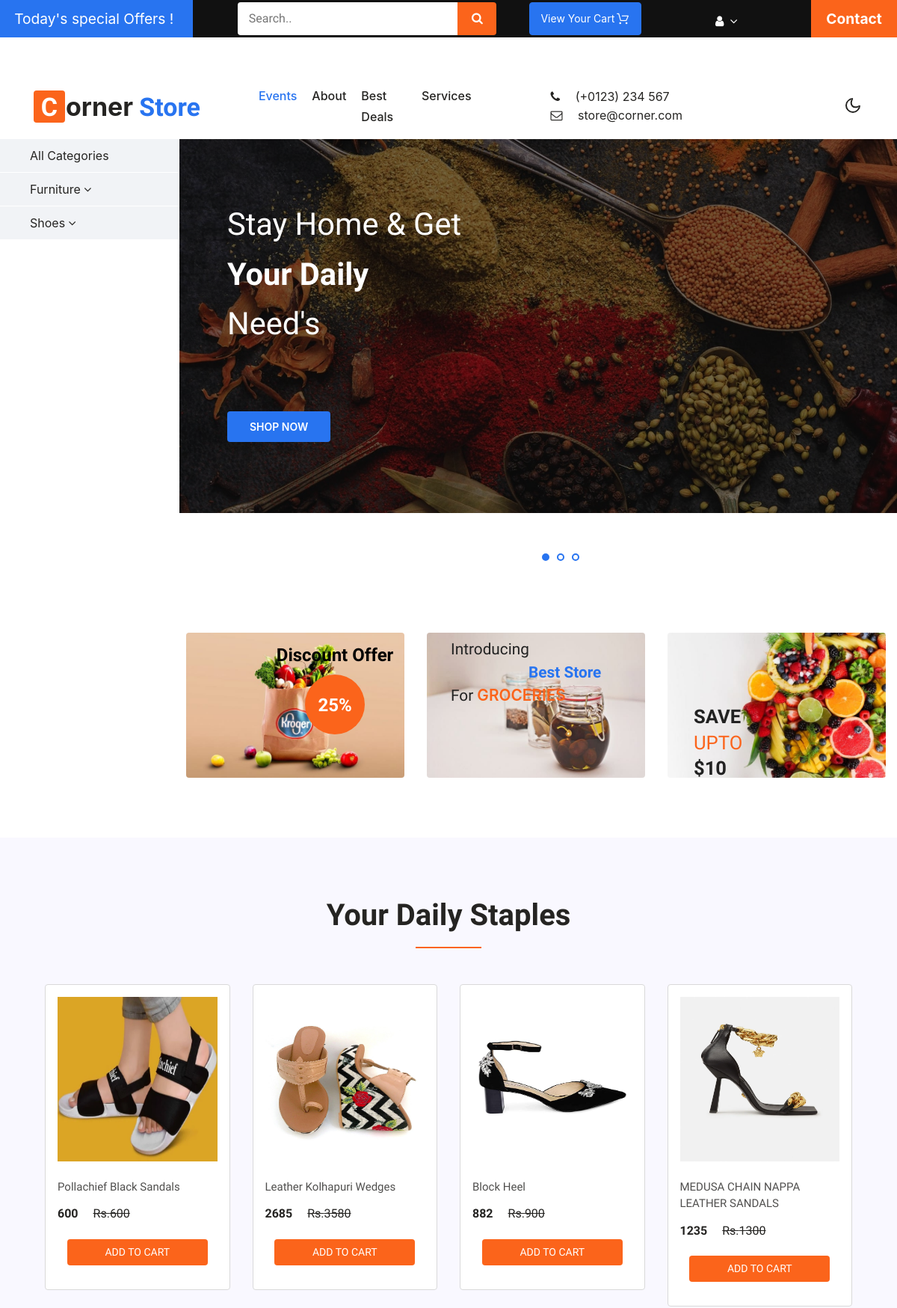
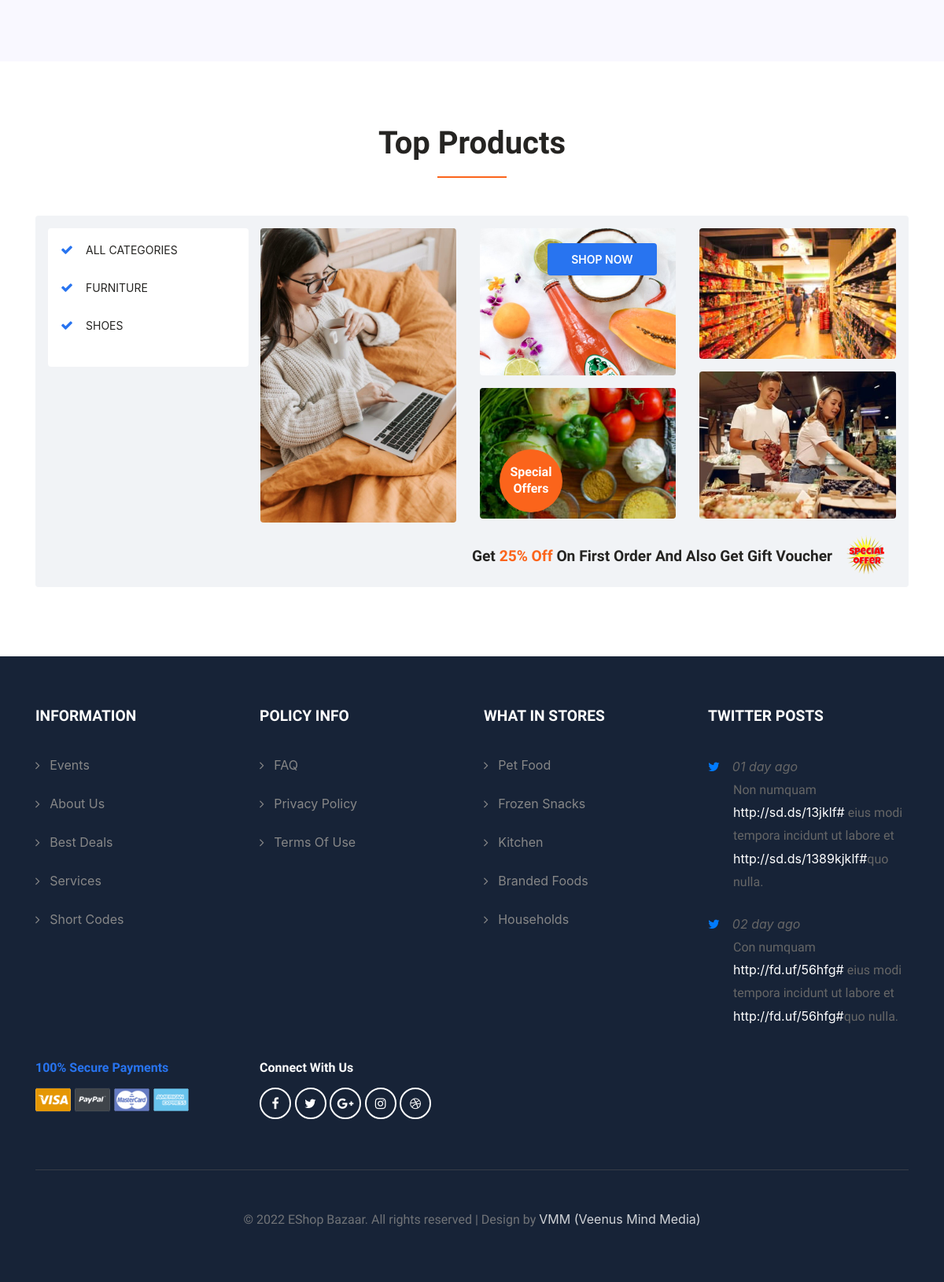
The page / on the database its author committed (2 pictures, top to bottom).
### tables this page shows
CREATE TABLE `categorytable` (
  `categoryid` int(11) NOT NULL,
  `categoryname` varchar(100) NOT NULL,
  `descp` varchar(500) NOT NULL
);

CREATE TABLE `producttable` (
  `productid` int(11) NOT NULL,
  `productname` varchar(100) NOT NULL,
  `photo` varchar(200) NOT NULL,
  `mrp` float NOT NULL,
  `discount` float NOT NULL,
  `price` float NOT NULL,
  `subcatid` int(11) NOT NULL,
  `descp` varchar(500) NOT NULL
);

### index.php (the view, shortened to what this page needs)
<?php
include("connection.php");
?>
<!doctype html>
<html lang="en">
<head>
    <?php include("headerfiles.php"); ?>
</head>
<body>
<?php include("header.php"); ?>
<div class="banner">
    <?php include("categoryLinks.php"); ?>
    <div class="w3l_banner_nav_right">
        <section class="slider">
            <div class="flexslider">
                <ul class="slides">
                    <li>
                        <div class="w3l_banner_nav_right_banner">
                            <h3>Stay home & get
                                <span>your daily</span> need's</h3>
                            <div class="more">
                                <a href="products.html" class="button--saqui button--round-l button--text-thick"
                                   data-text="Shop now">Shop now</a>
                            </div>
                        </div>
                    </li>
                </ul>
            </div>
        </section>
    </div>
</div>
<div class="container-fluid mx-lg-0">
    <div class="banner_bottom">
        <div class="wthree_banner_bottom_left_grid_sub">
        </div>
        <div class="row wthree_banner_bottom_left_grid_sub1">
            <div class="col-lg-4 col-md-6 wthree_banner_bottom_left">
                <div class="wthree_banner_bottom_left_grid">
                    <img src="images/4.jpg" alt=" " class="img-fluid radius-image" />
                    <div class="wthree_banner_bottom_left_grid_pos">
                        <h4>Discount Offer <span>25%</span></h4>
                    </div>
                </div>
            </div>
            <div class="col-lg-4 col-md-6 wthree_banner_bottom_left">
                <div class="wthree_banner_bottom_left_grid">
                    <img src="images/5.jpg" alt=" " class="img-fluid radius-image" />
                    <div class="wthree_banner_btm_pos">
                        <h3>introducing <span>best store</span> for <i>groceries</i></h3>
                    </div>
                </div>
            </div>
            <div class="col-lg-4 col-md-6 wthree_banner_bottom_left mt-lg-0 mt-5">
                <div class="wthree_banner_bottom_left_grid">
                    <img src="images/6.jpg" alt=" " class="img-fluid radius-image" />
                    <div class="wthree_banner_btm_pos1">
                        <h3>Save <span>Upto</span> $10</h3>
                    </div>
                </div>
            </div>
        </div>
    </div>
</div>
<div class="top-brands">
    <div class="container">
        <h3>Your Daily Staples</h3>
        <div class="row agile_top_brands_grids">
            <?php
            $qrProd = "select * from producttable order by productid desc LIMIT 0,4";
            $resProd = mysqli_query($con,$qrProd);
            while($rowProd = mysqli_fetch_array($resProd)){
                ?>
                <div class="col-lg-3 col-sm-6 top_brand_left">
                    <div class="hover14 column">
                        <div class="agile_top_brand_left_grid">
                            <div class="agile_top_brand_left_grid1">
                                <figure>
                                    <div class="snipcart-item block">
                                        <div class="snipcart-thumb">
                                            <a href="singleproduct.php?productid=<?php echo $rowProd['productid']; ?>"><img title=" " alt=" "
                                                                                                               src="productimages/<?php
                                                echo $rowProd['photo'] ?>"
                                                                       class="img-fluid" style="width:250px;height: 220px;" /></a>
                                            <p><?php echo $rowProd['productname']; ?></p>
                                            <h4><?php echo $rowProd['price']; ?> <span>Rs.<?php echo $rowProd['mrp']; ?></span></h4>
                                        </div>
                                        <div class="snipcart-details top_brand_home_details">
                                            <input type="button" name="submit"
                                                   onclick="addtocart(<?php echo $rowProd['productid']; ?>)" value="Add to cart"
                                                   class="button" />
                                        </div>
                                    </div>
                                </figure>
                            </div>
                        </div>
                    </div>
                </div>
            <?php
            }
            ?>
        </div>
    </div>
</div>
<div class="fresh-vegetables">
    <div class="container">
        <h3>Top Products</h3>
        <div class="row w3l_fresh_vegetables_grids">
            <div class="col-lg-3 w3l_fresh_vegetables_grid w3l_fresh_vegetables_grid_left pl-lg-0">
                <div class="w3l_fresh_vegetables_grid2">
                    <ul>
                        <li><i class="fa fa-check" aria-hidden="true"></i><a href="subcategorypage.php">All Categories</a>
                        </li>
                        <?php
                        $sel = "select * from categorytable order by categoryname";
                        $res = mysqli_query($con,$sel);
                        while($row=mysqli_fetch_array($res)){
                            ?>
                            <li><i class="fa fa-check" aria-hidden="true"></i><a href="subcategorypage.php?categoryid=<?php echo $row['categoryid'];
                                ?>"><?php echo $row['categoryname']; ?></a></li>
                            <?php
                        }
                        ?>
                    </ul>
                </div>
            </div>
            <div class="col-lg-9 w3l_fresh_vegetables_grid_right mt-lg-0 mt-5">
                <div class="row">
                    <div class="col-lg-4 w3l_fresh_vegetables_grid">
                        <div class="w3l_fresh_vegetables_grid1">
                            <img src="images/8.jpg" alt=" " class="img-fluid radius-image" />
                        </div>
                    </div>
                    <div class="col-lg-4 w3l_fresh_vegetables_grid">
                        <div class="w3l_fresh_vegetables_grid1">
                            <div class="w3l_fresh_vegetables_grid1_rel">
                                <img src="images/7.jpg" alt=" " class="img-fluid radius-image" />
                                <div class="w3l_fresh_vegetables_grid1_rel_pos">
                                    <div class="more m1">
                                        <a href="products.html"
                                           class="button--saqui button--round-l button--text-thick"
                                           data-text="Shop now">Shop now</a>
                                    </div>
                                </div>
                            </div>
                        </div>
                        <div class="w3l_fresh_vegetables_grid1_bottom">
                            <img src="images/10.jpg" alt=" " class="img-fluid radius-image" />
                            <div class="w3l_fresh_vegetables_grid1_bottom_pos">
                                <h5>Special Offers</h5>
                            </div>
                        </div>
                    </div>
                    <div class="col-lg-4 w3l_fresh_vegetables_grid mt-lg-0 mt-5">
                        <div class="w3l_fresh_vegetables_grid1">
                            <img src="images/9.jpg" alt=" " class="img-fluid radius-image" />
                        </div>
                        <div class="w3l_fresh_vegetables_grid1_bottom">
                            <img src="images/11.jpg" alt=" " class="img-fluid radius-image" />
                        </div>
                    </div>
                </div>
                <div class="agileinfo_move_text">
                    <div class="agileinfo_marquee">
                        <h4>get <span class="blink_me">25% off</span> on first order and also get gift voucher</h4>
                    </div>
                    <div class="agileinfo_breaking_news">
                        <span> </span>
                    </div>
                </div>
            </div>
        </div>
    </div>
</div>
<?php include("footer.php"); ?>
</body>
</html>

### categoryLinks.php (shortened to what this page needs)
<?php
include("connection.php");
?>
<div class="w3l_banner_nav_left">
    <nav class="navbar navbar-expand-lg navbar-light p-lg-0">
        <div class="collapse navbar-collapse" id="navbarNav">
            <ul class="navbar-nav nav_1">
                <li class="nav-item"><a class="nav-link" href="subcategorypage.php">All Categories</a></li>
                <?php
                $qr1 = "select * from categorytable";
                $res1 = mysqli_query($con,$qr1);
                while($row1 = mysqli_fetch_array($res1)){
                ?>
                    <li class="nav-item dropdown">
                        <a class="nav-link dropdown-toggle" href="#" id="navbarDropdown" role="button"
                           data-toggle="dropdown" aria-haspopup="true" aria-expanded="false">
                            <?php echo $row1['categoryname']; ?> <span class="fa fa-angle-down"></span>
                        </a>
                    </li>
                <?php
                }
                ?>
            </ul>
        </div>
    </nav>
</div>

### rows shown on the page
categorytable: categoryname "Furniture", categoryname "FURNITURE"
categorytable: categoryname "Shoes", categoryname "SHOES"
producttable: photo (picture), productname "Pollachief Black Sandals", price "600", mrp "600"
producttable: photo (picture), productname "Leather Kolhapuri Wedges", price "2685", mrp "3580"
producttable: photo (picture), productname "Block Heel", price "882", mrp "900"
producttable: photo (picture), productname "MEDUSA CHAIN NAPPA LEATHER SANDALS", price "1235", mrp "1300"
